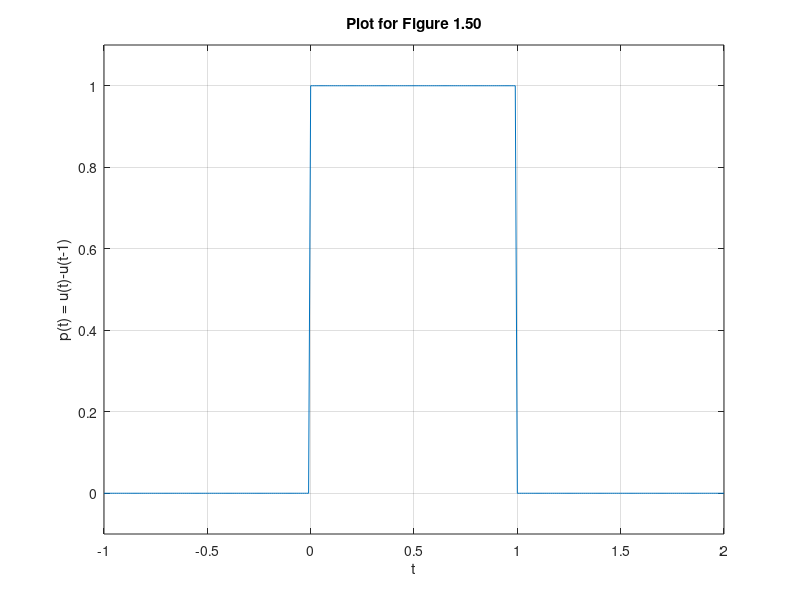

MATLAB code for this plot:
u = @(t) 1.0.*(t>=0);
t = (-1:0.01:2); %ranges from (-1,2) and the step size is 0.01 for the the time interval
p = @(t) 1.0.*((t>=0)&(t<1)); %Equation of the funtion(works somewhat like a boolean exp that returns 1)
plot(t,p(t)); %plots the function
xlabel('t'); %labels the x-axis
ylabel('p(t) = u(t)-u(t-1)'); %label for the y-axis
title ('Plot for Figure 1.50')
grid; %shows as a grid
axis([-1 2 -.1 1.1]); %The x-axis intervals